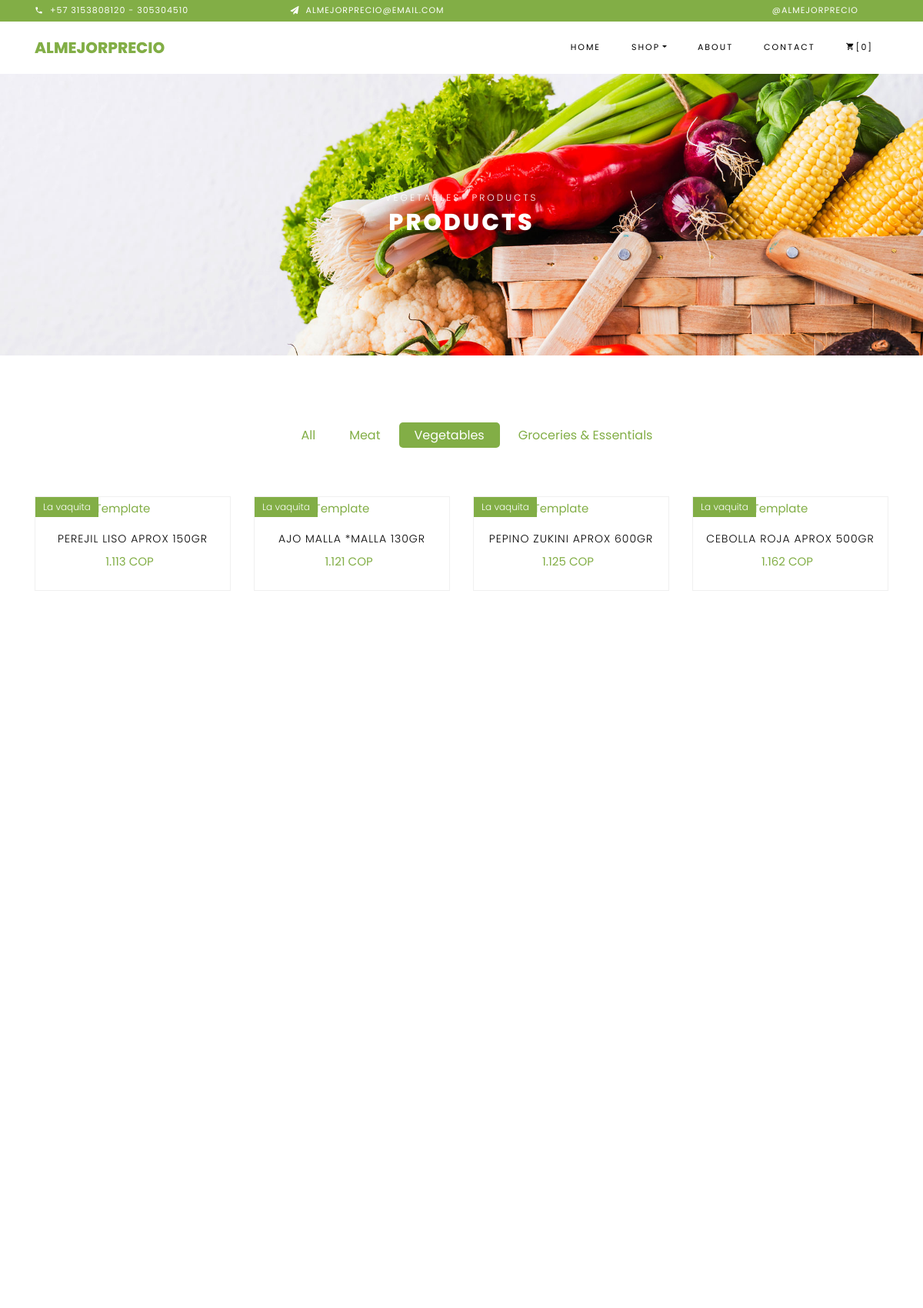
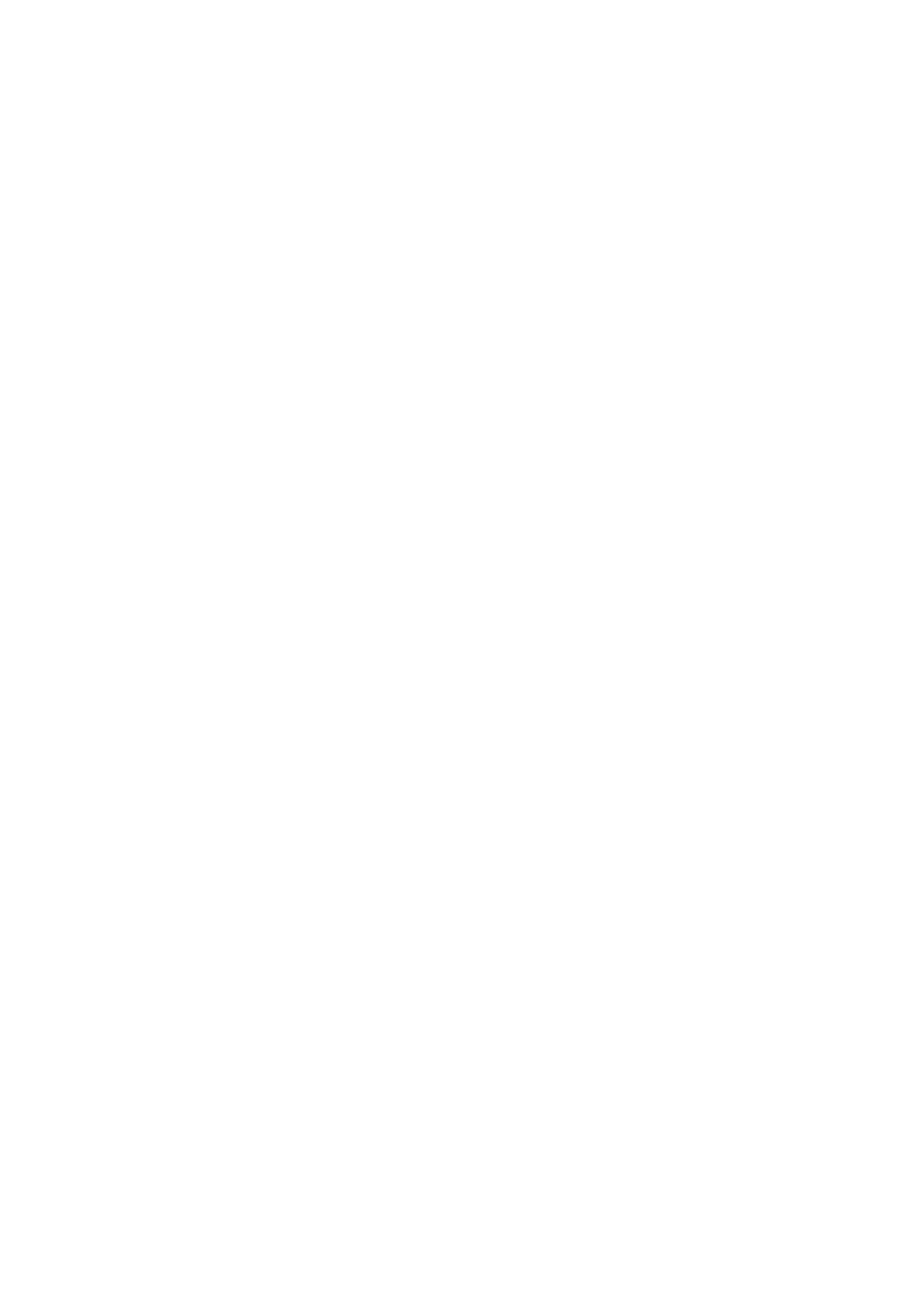
/Vegetables.html (upper part), run on the app's committed database (2 pictures, top to bottom).
### website/models.py (models this page shows)
class Vegetales(models.Model):
    producto = models.TextField(db_column='Producto', blank=True, null=True)
    precio = models.FloatField(db_column='Precio', blank=True, null=True)
    supermercado = models.ForeignKey(
        'Supermercados', models.DO_NOTHING, db_column='Supermercado_id', blank=True, null=True)
    imagen_url = models.TextField(
        db_column='Imagen_url', blank=True, null=True)
    url = models.TextField(db_column='Url', blank=True, null=True)
    class Meta:
        managed = True
        db_table = 'Vegetales'

class Supermercados(models.Model):
    supermercado_id = models.AutoField(
        db_column='Supermercado_id', primary_key=True, blank=True, null=False)
    nombre = models.TextField(db_column='Nombre', blank=True, null=True)
    class Meta:
        managed = True
        db_table = 'Supermercados'

### website/views.py (the view)
# urls.py: path('Vegetables.html', views.Vegetables, name="Vegetables"),
def Vegetables(request):
    vegetaless = Vegetales.objects.all().order_by('precio')
    supermercados = Supermercados.objects.all()
    return render(request, 'Vegetables.html', {'vegetaless': vegetaless, 'supermercados': supermercados})

### website/templates/Vegetables.html (shortened to what this page needs)
{% load static %}
<!DOCTYPE html>
<html lang="en">
  <head>
    <link rel="stylesheet" href="{% static 'website/css/open-iconic-bootstrap.min.css' %}">
    <link rel="stylesheet" href="{% static 'website/css/animate.css' %}">
    <link rel="stylesheet" href="{% static 'website/css/owl.carousel.min.css' %}">
    <link rel="stylesheet" href="{% static 'website/css/owl.theme.default.min.css' %}">
    <link rel="stylesheet" href="{% static 'website/css/magnific-popup.css' %}">
    <link rel="stylesheet" href="{% static 'website/css/aos.css' %}">
    <link rel="stylesheet" href="{% static 'website/css/ionicons.min.css' %}">
    <link rel="stylesheet" href="{% static 'website/css/bootstrap-datepicker.css'%}">
    <link rel="stylesheet" href="{% static 'website/css/jquery.timepicker.css'%}">
    <link rel="stylesheet" href="{% static 'website/css/flaticon.css' %}">
    <link rel="stylesheet" href="{% static 'website/css/icomoon.css' %}">
    <link rel="stylesheet" href="{% static 'website/css/style.css' %}">
  </head>
  <body class="goto-here">
		<div class="py-1 bg-primary">
    	<div class="container">
    		<div class="row no-gutters d-flex align-items-start align-items-center px-md-0">
	    		<div class="col-lg-12 d-block">
		    		<div class="row d-flex">
		    			<div class="col-md pr-4 d-flex topper align-items-center">
					    	<div class="icon mr-2 d-flex justify-content-center align-items-center"><span class="icon-phone2"></span></div>
						    <span class="text">+57 3153808120 - 305304510</span>
					    </div>
					    <div class="col-md pr-4 d-flex topper align-items-center">
					    	<div class="icon mr-2 d-flex justify-content-center align-items-center"><span class="icon-paper-plane"></span></div>
						    <span class="text">Almejorprecio@email.com</span>
					    </div>
					    <div class="col-md-5 pr-4 d-flex topper align-items-center text-lg-right">
						    <span class="text">@Almejorprecio</span>
					    </div>
				    </div>
			    </div>
		    </div>
		  </div>
    </div>
    <nav class="navbar navbar-expand-lg navbar-dark ftco_navbar bg-dark ftco-navbar-light" id="ftco-navbar">
	    <div class="container">
	      <a class="navbar-brand" href="index.html">Almejorprecio</a>
	      <div class="collapse navbar-collapse" id="ftco-nav">
	        <ul class="navbar-nav ml-auto">
	          <li class="nav-item"><a href="index.html" class="nav-link">Home</a></li>
	          <li class="nav-item active dropdown">
              <a class="nav-link dropdown-toggle" href="#" id="dropdown04" data-toggle="dropdown" aria-haspopup="true" aria-expanded="false">Shop</a>
            </li>
	          <li class="nav-item"><a href="about.html" class="nav-link">About</a></li>
	          <li class="nav-item"><a href="contact.html" class="nav-link">Contact</a></li>
	          <li class="nav-item cta cta-colored"><a href="cart.html" class="nav-link"><span class="icon-shopping_cart"></span>[0]</a></li>
	        </ul>
	      </div>
	    </div>
	  </nav>
    <div class="hero-wrap hero-bread" style="background-image: url('{% static 'website/images/bg_1.jpg' %}');">
      <div class="container">
        <div class="row no-gutters slider-text align-items-center justify-content-center">
          <div class="col-md-9 ftco-animate text-center">
          	<p class="breadcrumbs"><span class="mr-2"><a href="#">Vegetables</a></span> <span>Products</span></p>
            <h1 class="mb-0 bread">Products</h1>
          </div>
        </div>
      </div>
    </div>
    <section class="ftco-section">
    	<div class="container">
    		<div class="row justify-content-center">
    			<div class="col-md-10 mb-5 text-center">
    				<ul class="product-category">
    					<li><a href="shop.html">All</a></li>
    					<li><a href="Meat.html">Meat</a></li>
    					<li><a href="Vegetables.html" class="active">Vegetables</a></li>
    					<li><a href="Groceries.html">Groceries &amp; Essentials</a></li>
    				</ul>
    			</div>
    		</div>
    		<div class="row">
    			{% for vegetal in vegetaless %}
                {% if vegetal.precio != "" %}
    			<div class="col-md-6 col-lg-3 ftco-animate">
    				<div class="product">
    					<a href="{{ vegetal.url }}" target="_blank" class="img-prod"><img class="img-fluid" src="{{ vegetal.imagen_url }}" alt="Colorlib Template">
                            <span class="status">{{ vegetal.supermercado.nombre }}</span>
    					</a>
    					<div class="text py-3 pb-4 px-3 text-center">
    						<h3><a href="#">{{ vegetal.producto }}</a></h3>
    						<div class="d-flex">
    							<div class="pricing">
		    						<p class="price"><span class="mr-2 price-sale">{{ vegetal.precio }} COP</span></p>
		    					</div>
	    					</div>
    					</div>
    				</div>
    			</div>
                {% endif %}
                {% endfor %}
    		</div>
          </div>
    </section>
  </body>
</html>

### static/website/css/icomoon.css (style rules this page uses)
[class^="icon-"], [class*=" icon-"] { font-family: 'icomoon' !important; speak: none; font-style: normal; font-weight: normal; font-variant: normal; text-transform: none; line-height: 1; -webkit-font-smoothing: antialiased; -moz-osx-font-smoothing: grayscale; }
.icon-paper-plane:before { content: "\f1d8"; }
.icon-phone2:before { content: "\e0cd"; }
.icon-shopping_cart:before { content: "\e8cc"; }

### data on the page
Vegetales: supermercado.nombre "La vaquita", producto "PEREJIL LISO APROX 150GR", precio "1.113…"
Vegetales: supermercado.nombre "La vaquita", producto "AJO MALLA *MALLA 130GR", precio "1.121…"
Vegetales: supermercado.nombre "La vaquita", producto "PEPINO ZUKINI APROX 600GR", precio "1.125…"
Vegetales: supermercado.nombre "La vaquita", producto "CEBOLLA ROJA APROX 500GR", precio "1.162…"
